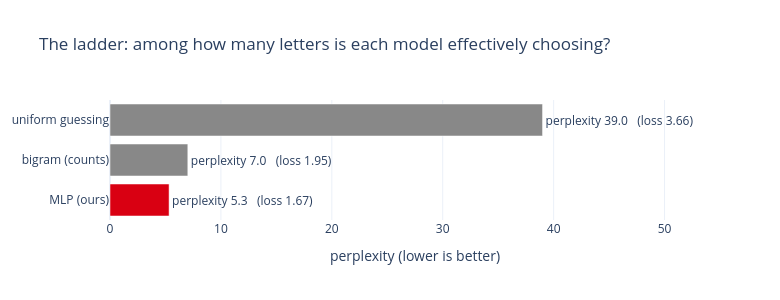

Notebook source saved alongside this figure:
### Markdown cell above
190 of the 200 end in «-յան» - 95%, against 96% in the data: the suffix is learned at almost
exactly the rate the data teaches it. 9 are copied training names; hold on to that number.
And one invention, **Աբելյան**, is a real surname the net never saw - it sits in the
held-out validation set. Nobody showed the model that name; it produced it from what
Armenian surnames look like in general. That is generalization in its purest form.

Now the ladder. Read it honestly: the humble bigram already covered most of the distance from
clueless to name-shaped; the MLP's edge over it is real but modest, earned on the patterns
longer than one letter. At 689 names, much of "sounding Armenian" *is* letter-pair
statistics.

### Code cell
mlp_loss = evaluate(model, Xva, Yva)
ladder = {"uniform guessing": uniform_loss, "bigram (counts)": bigram_loss, "MLP (ours)": mlp_loss}
for name, loss in ladder.items():
    print(f"{name:>17}: val loss {loss:.3f}   perplexity {np.exp(loss):.1f}")

fig = go.Figure(go.Bar(
    x=[np.exp(v) for v in ladder.values()], y=list(ladder), orientation="h",
    marker_color=[GRAY, GRAY, RED],
    text=[f"perplexity {np.exp(v):.1f}   (loss {v:.2f})" for v in ladder.values()],
    textposition="outside", cliponaxis=False))
fig.update_layout(title="The ladder: among how many letters is each model effectively choosing?",
                  xaxis=dict(title="perplexity (lower is better)", range=[0, 55]),
                  yaxis=dict(autorange="reversed"),
                  width=780, height=300, template="plotly_white", margin=dict(r=60))
fig.show()

### Figure 1 — Plotly figure (JSON) as saved in the notebook; plotly's stock layout.template omitted (floating-point values rounded to 4 significant figures)
{"data": [{"cliponaxis": false, "marker": {"color": ["#888888", "#888888", "#D90012"]}, "orientation": "h", "text": ["perplexity 39.0   (loss 3.66)", "perplexity 7.0   (loss 1.95)", "perplexity 5.3   (loss 1.67)"], "textposition": "outside", "type": "bar", "x": [39.0, 7.017, 5.327], "y": ["uniform guessing", "bigram (counts)", "MLP (ours)"]}], "layout": {"height": 300, "margin": {"r": 60}, "title": {"text": "The ladder: among how many letters is each model effectively choosing?"}, "width": 780, "xaxis": {"range": [0, 55], "title": {"text": "perplexity (lower is better)"}}, "yaxis": {"autorange": "reversed"}}}
